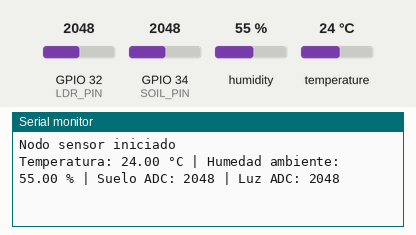
Recording of a sketch running on a simulated ESP32. On the bench: the last lines printed to the serial monitor. The test bench sets the inputs (shaded band); at power-on: humidity 55 %, GPIO 32 (LDR_PIN) = 2048, GPIO 34 (SOIL_PIN) = 2048, temperature 24 °C.

Above: at 1.2 s.
1.3 s: humidity set to 22 %
2.8 s: GPIO 32 (LDR_PIN) set to 2866
At 3.5 s:
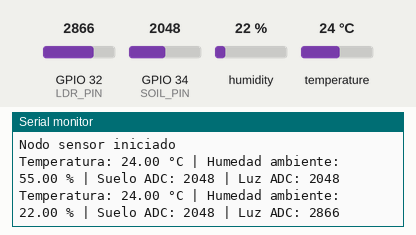
4.3 s: GPIO 34 (SOIL_PIN) set to 2866
At 5.7 s:
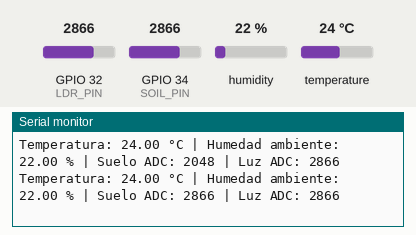
5.8 s: temperature set to 12 °C
7.3 s: GPIO 32 (LDR_PIN) set to 3972
At 8.7 s:
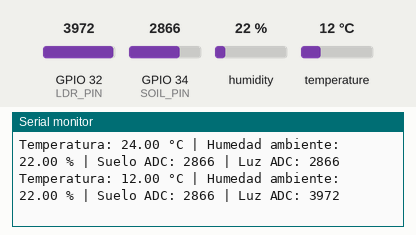
8.8 s: GPIO 34 (SOIL_PIN) set to 3972
At 11.2 s:
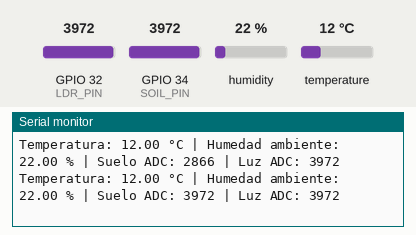
Timing chart, 0 to 11.3 s (numbered marks = the images above; inputs shaded):
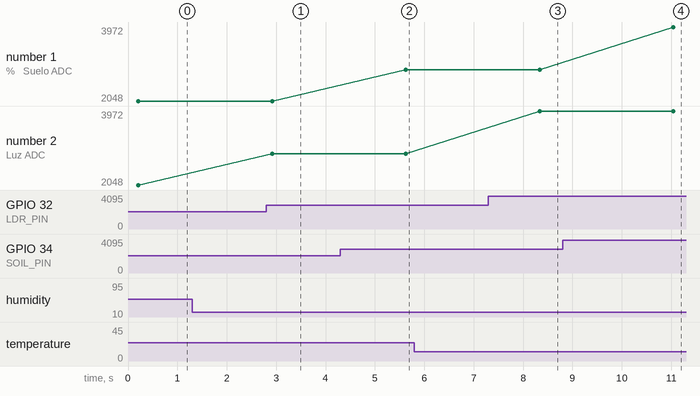

Measured:
- after the input at 2.8 s, the serial monitor: prints a new line after 0.12 s (image 1)
- after the input at 4.3 s, the serial monitor: prints a new line after 1.3 s (image 2)
- after the input at 7.3 s, the serial monitor: prints a new line after 1.0 s (image 3)
- after the input at 8.8 s, the serial monitor: prints a new line after 2.2 s (image 4)
- plotted number 2: 2048 → 2866 after the input at 2.8 s, 2866 → 3972 after the input at 7.3 s

The sketch:

nodo_sensor.ino
```cpp
#include <DHT.h>

#define DHT_PIN 4
#define DHT_TYPE DHT22

#define SOIL_PIN 34
#define LDR_PIN 32

DHT dht(DHT_PIN, DHT_TYPE);

int promedioADC(int pin) {

  long suma = 0;
  const int muestras = 10;

  for (int i = 0; i < muestras; i++) {
    suma += analogRead(pin);
    delay(10);
  }

  return suma / muestras;
}

void setup() {

  Serial.begin(115200);

  dht.begin();

  pinMode(SOIL_PIN, INPUT);
  pinMode(LDR_PIN, INPUT);

  Serial.println("Nodo sensor iniciado");
}

void loop() {

  float temperatura = dht.readTemperature();
  float humedadAmbiente = dht.readHumidity();

  int humedadSuelo = promedioADC(SOIL_PIN);
  int luz = promedioADC(LDR_PIN);

  if (isnan(temperatura) || isnan(humedadAmbiente)) {

    Serial.print("Error DHT22");

  } else {

    Serial.print("Temperatura: ");
    Serial.print(temperatura);
    Serial.print(" °C");

    Serial.print(" | Humedad ambiente: ");
    Serial.print(humedadAmbiente);
    Serial.print(" %");
  }

  Serial.print(" | Suelo ADC: ");
  Serial.print(humedadSuelo);

  Serial.print(" | Luz ADC: ");
  Serial.println(luz);

  delay(2500);
}
```
